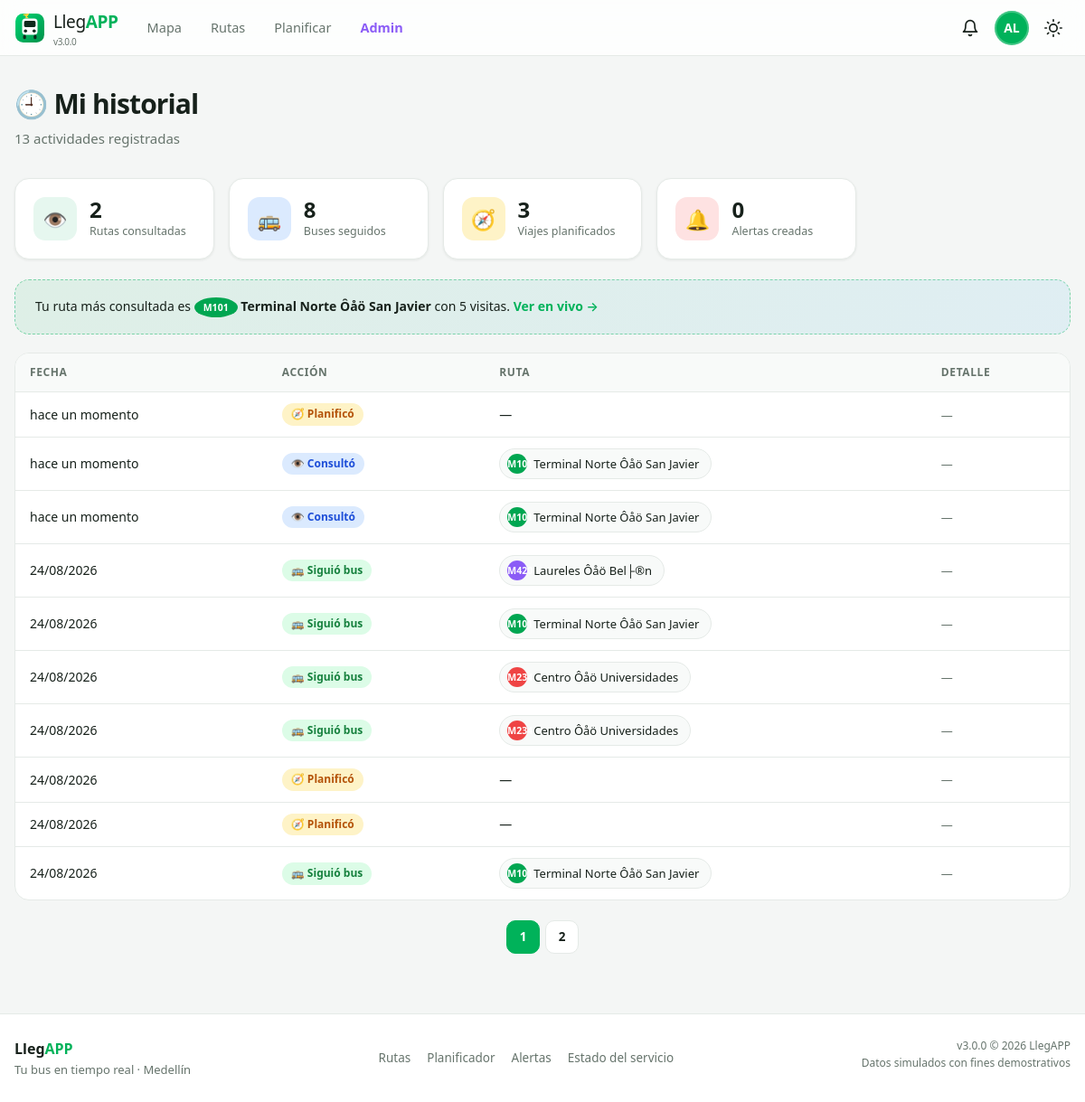
/pages/historial.php (signed in), run on the app's committed database.
### tables this page shows
CREATE TABLE `users` (
  `id` char(36) NOT NULL,
  `name` varchar(100) NOT NULL,
  `email` varchar(120) NOT NULL,
  `password_hash` varchar(255) NOT NULL,
  `role` enum('admin','usuario','conductor') NOT NULL DEFAULT 'usuario',
  `phone` varchar(30) DEFAULT NULL,
  `avatar_color` varchar(7) DEFAULT NULL,
  `email_verified` tinyint(1) NOT NULL DEFAULT 0,
  `is_active` tinyint(1) NOT NULL DEFAULT 1,
  `last_login` datetime DEFAULT NULL,
  `created_at` timestamp NOT NULL DEFAULT current_timestamp(),
  PRIMARY KEY (`id`),
  UNIQUE KEY `email` (`email`),
  KEY `idx_users_role` (`role`),
  KEY `idx_users_active` (`is_active`)
);

CREATE TABLE `trip_history` (
  `id` bigint(20) NOT NULL AUTO_INCREMENT,
  `user_id` char(36) NOT NULL,
  `action` enum('viewed','tracked','planned','alert_created') NOT NULL DEFAULT 'viewed',
  `route_id` varchar(10) DEFAULT NULL,
  `origin_stop` varchar(120) DEFAULT NULL,
  `dest_stop` varchar(120) DEFAULT NULL,
  `duration_min` smallint(5) unsigned DEFAULT NULL,
  `meta` longtext DEFAULT NULL CHECK (json_valid(`meta`)),
  `created_at` timestamp NOT NULL DEFAULT current_timestamp(),
  PRIMARY KEY (`id`),
  KEY `idx_hist_user_date` (`user_id`,`created_at`),
  KEY `idx_hist_route` (`route_id`),
  CONSTRAINT `fk_hist_user` FOREIGN KEY (`user_id`) REFERENCES `users` (`id`) ON DELETE CASCADE
);

CREATE TABLE `routes` (
  `route_id` varchar(10) NOT NULL,
  `name` varchar(120) NOT NULL,
  `short_name` varchar(20) DEFAULT NULL,
  `color` varchar(7) NOT NULL DEFAULT '#00A651',
  `emoji` varchar(8) NOT NULL DEFAULT '?',
  `description` varchar(255) DEFAULT NULL,
  `frequency_min` smallint(5) unsigned NOT NULL DEFAULT 10,
  `first_departure` time NOT NULL DEFAULT '05:00:00',
  `last_departure` time NOT NULL DEFAULT '22:30:00',
  `active` tinyint(1) NOT NULL DEFAULT 1,
  `created_at` timestamp NOT NULL DEFAULT current_timestamp(),
  PRIMARY KEY (`route_id`)
);

### config/seguridad.php (called while the page is built, shortened)
<?php
function e(?string $value): string {
    return htmlspecialchars((string)$value, ENT_QUOTES | ENT_SUBSTITUTE, 'UTF-8');
}

### includes/auth.php (called while the page is built, shortened)
<?php
require_once __DIR__ . '/funciones.php';
function usuarioActual(): ?array {
    static $cache = false;
    if ($cache !== false) return $cache;
    $userId = $_SESSION['user_id'] ?? null;
    try {
        $user = dbOne(
            'SELECT id, name, email, role, phone, avatar_color, email_verified, is_active, created_at
             FROM users WHERE id = ? AND is_active = 1',
            [$userId]
        );
        return $cache = $user;
    } catch (Exception $e) {
        logMessage('error', 'Error verificando sesión', ['msg' => $e->getMessage()]);
        return $cache = null;
    }
}
function requerirAuth(): array {
    $user = usuarioActual();
    if ($user) return $user;
    exit;
}

### config/database.php (called while the page is built, shortened)
<?php
function db(): PDO {
    static $pdo = null;
    if ($pdo === null) {
        $dsn = 'mysql:host=' . DB_HOST . ';dbname=' . DB_NAME . ';charset=' . DB_CHARSET;
        try {
            $pdo = new PDO($dsn, DB_USER, DB_PASS, [
                PDO::ATTR_ERRMODE            => PDO::ERRMODE_EXCEPTION,
                PDO::ATTR_DEFAULT_FETCH_MODE => PDO::FETCH_ASSOC,
                PDO::ATTR_EMULATE_PREPARES   => false,
            ]);
        } catch (PDOException $e) {
            error_log('LLEGAPP3 BD: ' . $e->getMessage());
            throw new RuntimeException('No se pudo conectar a la base de datos. Verifica que MySQL esté activo y exista la BD "' . DB_NAME . '".');
        }
    }
    return $pdo;
}
function dbq(string $sql, array $params = []): PDOStatement {
    $stmt = db()->prepare($sql);
    $stmt->execute($params);
    return $stmt;
}
function dbAll(string $sql, array $params = []): array {
    return dbq($sql, $params)->fetchAll();
}
function dbOne(string $sql, array $params = []): ?array {
    $row = dbq($sql, $params)->fetch();
    return $row === false ? null : $row;
}
function dbVal(string $sql, array $params = [], $default = null) {
    $val = dbq($sql, $params)->fetchColumn();
    return $val === false ? $default : $val;
}

### includes/funciones.php (called while the page is built, shortened)
<?php
function tiempoRelativo(string $fecha): string {
    $ts = strtotime($fecha);
    $diff = time() - $ts;
    return match (true) {
        $diff < 60     => 'hace un momento',
        $diff < 3600   => 'hace ' . floor($diff / 60) . ' min',
        $diff < 86400  => 'hace ' . floor($diff / 3600) . ' h',
        $diff < 604800 => 'hace ' . floor($diff / 86400) . ' d',
        default        => date('d/m/Y', $ts),
    };
}
function inicialesNombre(string $nombre): string {
    $partes = preg_split('/\s+/', trim($nombre));
    $ini = strtoupper(substr($partes[0] ?? 'U', 0, 1));
    if (count($partes) > 1) $ini .= strtoupper(substr(end($partes), 0, 1));
    return $ini;
}

### pages/historial.php (the view, shortened to what this page needs)
<?php
require_once dirname(__DIR__) . '/includes/funciones.php';
require_once dirname(__DIR__) . '/includes/auth.php';
$currentUser = requerirAuth();
$pagina = max(1, (int)($_GET['p'] ?? 1));
$offset = ($pagina - 1) * REGISTROS_POR_PAGINA;
$total = (int)dbVal('SELECT COUNT(*) FROM trip_history WHERE user_id = ?', [$currentUser['id']]);
$totalPaginas = max(1, (int)ceil($total / REGISTROS_POR_PAGINA));
$registros = dbAll('
    SELECT h.*, r.name AS route_name, r.color, r.short_name
    FROM trip_history h LEFT JOIN routes r ON r.route_id = h.route_id
    WHERE h.user_id = ?
    ORDER BY h.created_at DESC LIMIT ? OFFSET ?
', [$currentUser['id'], REGISTROS_POR_PAGINA, $offset]);
$stats = [
    'vistos'    => (int)dbVal("SELECT COUNT(*) FROM trip_history WHERE user_id = ? AND action = 'viewed'", [$currentUser['id']]),
    'seguidos'  => (int)dbVal("SELECT COUNT(*) FROM trip_history WHERE user_id = ? AND action = 'tracked'", [$currentUser['id']]),
    'planificados' => (int)dbVal("SELECT COUNT(*) FROM trip_history WHERE user_id = ? AND action = 'planned'", [$currentUser['id']]),
    'alertas_creadas' => (int)dbVal("SELECT COUNT(*) FROM trip_history WHERE user_id = ? AND action = 'alert_created'", [$currentUser['id']]),
];
$rutaFavorita = dbOne('
    SELECT r.short_name, r.name, r.color, COUNT(*) AS usos
    FROM trip_history h JOIN routes r ON r.route_id = h.route_id
    WHERE h.user_id = ?
    GROUP BY h.route_id ORDER BY usos DESC LIMIT 1
', [$currentUser['id']]);
require dirname(__DIR__) . '/includes/header.php';
?>
<div class="page-header container">
    <h1 class="page-title">🕘 Mi historial</h1>
    <p class="page-subtitle"><?= $total ?> actividades registradas</p>
</div>
<section class="section container">
    <div class="grid grid-4" style="margin-bottom:22px">
        <div class="card kpi-card"><div class="kpi-icon" style="background:var(--primary-light)">👁️</div><div><div class="kpi-value"><?= $stats['vistos'] ?></div><div class="kpi-label">Rutas consultadas</div></div></div>
        <div class="card kpi-card"><div class="kpi-icon" style="background:#dbeafe">🚌</div><div><div class="kpi-value"><?= $stats['seguidos'] ?></div><div class="kpi-label">Buses seguidos</div></div></div>
        <div class="card kpi-card"><div class="kpi-icon" style="background:#fef3c7">🧭</div><div><div class="kpi-value"><?= $stats['planificados'] ?></div><div class="kpi-label">Viajes planificados</div></div></div>
        <div class="card kpi-card"><div class="kpi-icon" style="background:#fee2e2">🔔</div><div><div class="kpi-value"><?= $stats['alertas_creadas'] ?></div><div class="kpi-label">Alertas creadas</div></div></div>
    </div>
    <?php if ($rutaFavorita): ?>
    <div class="demo-note" style="margin-bottom:20px">
        Tu ruta más consultada es <span class="route-dot" style="--route-color:<?= e($rutaFavorita['color']) ?>;display:inline-flex;width:auto;padding:2px 10px"><?= e($rutaFavorita['short_name']) ?></span>
        <strong><?= e($rutaFavorita['name']) ?></strong> con <?= (int)$rutaFavorita['usos'] ?> visitas.
        <a href="<?= APP_BASE ?>/pages/detalle_ruta.php?ruta=<?= urlencode($rutaFavorita['short_name']) ?>" style="color:var(--primary);font-weight:600">Ver en vivo →</a>
    </div>
    <?php endif; ?>
    <div class="table-wrap">
        <table class="table">
            <thead>
                <tr><th>Fecha</th><th>Acción</th><th>Ruta</th><th>Detalle</th></tr>
            </thead>
            <tbody>
                <?php foreach ($registros as $r): ?>
                <tr>
                    <td style="white-space:nowrap"><?= tiempoRelativo($r['created_at']) ?></td>
                    <td>
                        <?php $acciones = ['viewed' => ['👁️ Consultó', 'badge-info'], 'tracked' => ['🚌 Siguió bus', 'badge-success'], 'planned' => ['🧭 Planificó', 'badge-warning'], 'alert_created' => ['🔔 Alerta', 'badge-danger']];
                              [$txt, $cls] = $acciones[$r['action']] ?? ['•', 'badge-neutral']; ?>
                        <span class="badge <?= $cls ?>"><?= $txt ?></span>
                    </td>
                    <td>
                        <?php if ($r['route_id']): ?>
                            <a href="<?= APP_BASE ?>/pages/detalle_ruta.php?ruta=<?= urlencode($r['route_id']) ?>"
                               style="--route-color:<?= e($r['color'] ?? '#999') ?>">
                                <span class="route-pill" style="--route-color:<?= e($r['color'] ?? '#999') ?>">
                                    <span class="route-dot" style="--route-color:<?= e($r['color'] ?? '#999') ?>"><?= e($r['short_name']) ?></span>
                                    <?= e($r['route_name']) ?>
                                </span></a>
                        <?php else: ?>—<?php endif; ?>
                    </td>
                    <td style="font-size:13px;color:var(--text-muted)">
                        <?= e(trim(($r['origin_stop'] ?: '') . ($r['origin_stop'] && $r['dest_stop'] ? ' → ' : '') . ($r['dest_stop'] ?: '')) ?: '—') ?>
                    </td>
                </tr>
                <?php endforeach; ?>
            </tbody>
        </table>
    </div>
    <?php if ($totalPaginas > 1): ?>
    <nav class="pagination" aria-label="Paginación">
        <?php for ($i = 1; $i <= $totalPaginas; $i++): ?>
            <a href="?p=<?= $i ?>" class="page-link <?= $i === $pagina ? 'current' : '' ?>"><?= $i ?></a>
        <?php endfor; ?>
    </nav>
    <?php endif; ?>
</section>
<?php require dirname(__DIR__) . '/includes/footer.php'; ?>

### includes/header.php (shortened to what this page needs)
<?php
require_once __DIR__ . '/auth.php';
$currentUser = usuarioActual();
$bodyClass = ($pageBodyClass ?? '') . (isset($_COOKIE['theme']) && $_COOKIE['theme'] === 'dark' ? ' dark-theme' : ' light-theme');
$menuPrincipal = [
    ['url' => '/pages/mapa.php',       'label' => 'Mapa',        'icon' => 'map'],
    ['url' => '/pages/rutas.php',      'label' => 'Rutas',       'icon' => 'route'],
    ['url' => '/pages/planificador.php','label' => 'Planificar', 'icon' => 'compass'],
];
?>
<!DOCTYPE html>
<html lang="es">
<head>
<link rel="stylesheet" href="https://unpkg.com/leaflet@1.9.4/dist/leaflet.css">
<link rel="stylesheet" href="<?= APP_BASE ?>/assets/css/styles.css?v=<?= APP_VERSION ?>">
</head>
<body class="<?= e(trim($bodyClass)) ?>" data-base="<?= APP_BASE ?>" data-page="<?= e($GLOBALS['dataPage'] ?? '') ?>">
<header class="topbar" id="topbar">
    <div class="topbar-inner container">
        <a href="<?= APP_BASE ?>/index.php" class="brand" aria-label="LlegAPP inicio">
            <span class="brand-logo" aria-hidden="true"><?= file_get_contents(dirname(__DIR__) . '/assets/img/logo.svg') ?: '' ?></span>
            <span class="brand-text">Lleg<b>APP</b><small>v<?= APP_VERSION ?></small></span>
        </a>
        <nav class="main-nav" aria-label="Navegación principal">
            <?php foreach ($menuPrincipal as $item): ?>
                <a href="<?= APP_BASE . $item['url'] ?>" class="nav-link"><?= $item['label'] ?></a>
            <?php endforeach; ?>
            <?php if ($currentUser && $currentUser['role'] === 'admin'): ?>
                <a href="<?= APP_BASE ?>/admin/dashboard.php" class="nav-link nav-admin">Admin</a>
            <?php endif; ?>
        </nav>
        <div class="topbar-actions">
            <?php if ($currentUser): ?>
                <button type="button" class="icon-btn" id="btnNotificaciones" aria-label="Notificaciones" onclick="location.href='<?= APP_BASE ?>/pages/notificaciones.php'">
                    <svg viewBox="0 0 24 24"><path d="M18 8A6 6 0 0 0 6 8c0 7-3 9-3 9h18s-3-2-3-9"/><path d="M13.73 21a2 2 0 0 1-3.46 0"/></svg>
                </button>
                <div class="user-menu" id="userMenu">
                    <button type="button" class="avatar-btn" id="avatarBtn" aria-haspopup="true" aria-expanded="false"
                            style="--av:<?= e($currentUser['avatar_color'] ?: colorAvatar($currentUser['name'])) ?>">
                        <?= e(inicialesNombre($currentUser['name'])) ?>
                    </button>
                </div>
            <?php else: ?>
                <a href="<?= APP_BASE ?>/pages/login.php" class="btn btn-ghost btn-sm">Ingresar</a>
                <a href="<?= APP_BASE ?>/pages/registro.php" class="btn btn-primary btn-sm">Crear cuenta</a>
            <?php endif; ?>
            <button type="button" class="icon-btn theme-toggle" id="themeToggle" aria-label="Cambiar tema">
                <svg viewBox="0 0 24 24" class="icon-sun"><circle cx="12" cy="12" r="5"/><path d="M12 1v2M12 21v2M4.22 4.22l1.42 1.42M18.36 18.36l1.42 1.42M1 12h2M21 12h2M4.22 19.78l1.42-1.42M18.36 5.64l1.42-1.42"/></svg>
            </button>
        </div>
    </div>
</header>
<main class="app-main" id="contenido-principal">

### data on the page
users: name "AL"
trip_history: created_at "hace un momento", txt "🧭 Planificó", origin_stop+dest_stop "—"
trip_history: created_at "hace un momento", txt "👁️ Consultó", route.short_name "M101", route.name "Terminal Norte Ôåö San Javier", origin_stop+dest_stop "—"
trip_history: created_at "hace un momento", txt "👁️ Consultó", route.short_name "M101", route.name "Terminal Norte Ôåö San Javier", origin_stop+dest_stop "—"
trip_history: created_at "24/08/2026", txt "🚌 Siguió bus", route.short_name "M420", route.name "Laureles Ôåö Bel├®n", origin_stop+dest_stop "—"
trip_history: created_at "24/08/2026", txt "🚌 Siguió bus", route.short_name "M101", route.name "Terminal Norte Ôåö San Javier", origin_stop+dest_stop "—"
trip_history: created_at "24/08/2026", txt "🚌 Siguió bus", route.short_name "M234", route.name "Centro Ôåö Universidades", origin_stop+dest_stop "—"
trip_history: created_at "24/08/2026", txt "🚌 Siguió bus", route.short_name "M234", route.name "Centro Ôåö Universidades", origin_stop+dest_stop "—"
trip_history: created_at "24/08/2026", txt "🧭 Planificó", origin_stop+dest_stop "—"
trip_history: created_at "24/08/2026", txt "🧭 Planificó", origin_stop+dest_stop "—"
trip_history: created_at "24/08/2026", txt "🚌 Siguió bus", route.short_name "M101", route.name "Terminal Norte Ôåö San Javier", origin_stop+dest_stop "—"

### other printed values
APP_VERSION "3.0.0"
$item['label'] "Mapa"
$item['label'] "Rutas"
$item['label'] "Planificar"
$total "13"
$stats['vistos'] "2"
$stats['seguidos'] "8"
$stats['planificados'] "3"
$stats['alertas_creadas'] "0"
$rutaFavorita['short_name'] "M101"
$rutaFavorita['name'] "Terminal Norte Ôåö San Javier"
$rutaFavorita['usos'] "5"
